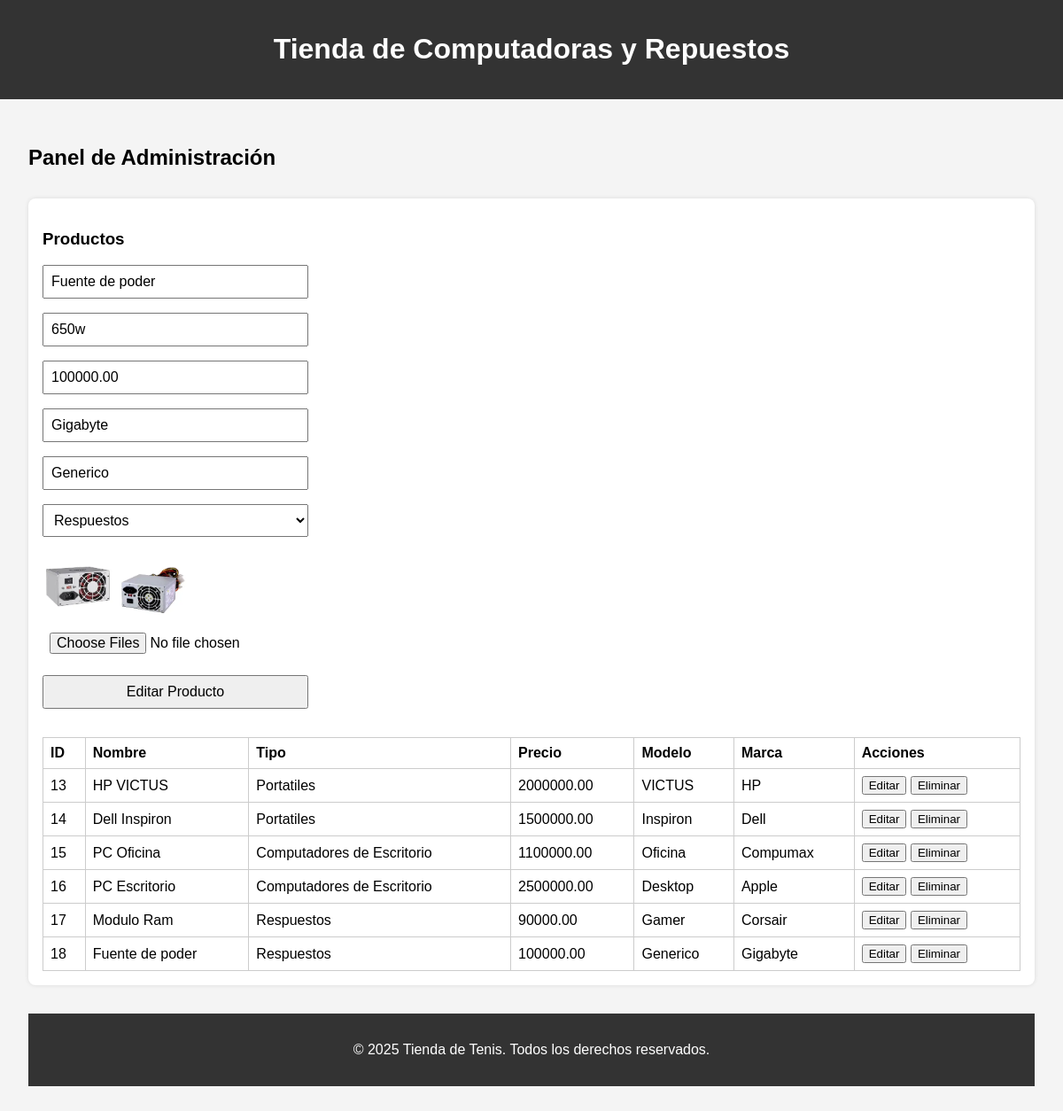
The page /index.php?action=editarProducto&id=18 (signed in) on the database its author committed.
### tables this page shows
CREATE TABLE `productos` (
  `id` int(11) NOT NULL,
  `nombre` varchar(100) NOT NULL,
  `especificaciones` varchar(200) DEFAULT NULL,
  `precio` decimal(10,2) NOT NULL,
  `id_categoria` int(11) DEFAULT NULL,
  `marca` varchar(200) NOT NULL,
  `modelo` varchar(200) NOT NULL,
  `tipo` varchar(50) NOT NULL
);

CREATE TABLE `imagenes` (
  `id` int(11) NOT NULL,
  `id_producto` int(11) DEFAULT NULL,
  `nombre_archivo` varchar(255) DEFAULT NULL
);

CREATE TABLE `categorias` (
  `id` int(11) NOT NULL,
  `nombre` varchar(100) NOT NULL
);

### controlador/controlador.php (called while the page is built, shortened)
<?php
class Controlador
{
    public function consultarProductosxid($id)
    {
        $gestor = new GestorProducto;
        $productosxid = $gestor->consultarProductosxid($id);
        $productos = $gestor->consultarProductos();
        $imagenes = $gestor->consultarImagenesxid($id);
        $categoriasSelect = $gestor->consultarCategorias();
        require_once("vista/html/productos.php");
    }
}

### modelo/gestorProductos.php (called while the page is built, shortened)
<?php
class GestorProducto
{
    public function consultarProductos()
    {
        $conexion = new conexion;
        $conexion->abrir();
        $sql = "SELECT productos.id AS id_producto,
        categorias.nombre AS nombre_categoria,
        productos.nombre,
        productos.especificaciones,
        productos.precio,
        productos.modelo,
        productos.marca
        FROM productos
        JOIN categorias ON productos.id_categoria = categorias.id;";
        $conexion->consulta($sql);
        $result = $conexion->obtenerResultado();
        return $result;
    }
    public function consultarCategorias()
    {
        $conexion = new conexion;
        $conexion->abrir();
        $sql = "SELECT * FROM categorias ";
        $conexion->consulta($sql);
        $result = $conexion->obtenerResultado();
        return $result;
    }
    public function consultarProductosxid($id)
    {
        $conexion = new conexion;
        $conexion->abrir();
        $sql = "SELECT productos.id AS id_producto,
        categorias.nombre AS nombre_categoria,
        categorias.id as id_categoria,
        productos.nombre,
        productos.especificaciones,
        productos.precio,
        productos.modelo,
        productos.marca
        FROM productos
        JOIN categorias ON productos.id_categoria = categorias.id WHERE productos.id='$id'";
        $conexion->consulta($sql);
        $result = $conexion->obtenerResultado();
        return $result;
    }
    public function consultarImagenesxid($id)
    {
        $conexion = new conexion;
        $conexion->abrir();
        $sql = "SELECT * FROM imagenes WHERE id_producto='$id'";
        $conexion->consulta($sql);
        $result = $conexion->obtenerResultado();
        return $result;
    }
}

### modelo/conexion.php (called while the page is built, shortened)
<?php
class Conexion{
    private $mySQLI;
    private $result;
    public function abrir(){
        $this->mySQLI = new mysqli("localhost", "root", "", "tienda_tenis");
    }
    public function consulta($sql){
        $this->result = $this->mySQLI->query($sql);
    }
    public function obtenerResultado(){
        return $this->result;
    }
}

### vista/html/productos.php (the view, shortened to what this page needs)
<!DOCTYPE html>
<html lang="es">
<head>
  <link rel="stylesheet" href="vista/css/style.css">
</head>
<body>
  <header>
    <h1>Tienda de Computadoras y Repuestos</h1>
  </header>
  <?php
  if (isset($_SESSION["rol"]) && $_SESSION["rol"] == "admin") {
    if ($_SESSION["rol"] == "admin") {
      ?>
      <section id="panel-admin">
        <h2>Panel de Administración</h2>
        <div class="admin-section">
          <h3>Productos</h3>
          <?php
          if (isset($productosxid)) {
            $fila3 = $productosxid->fetch_assoc();
            ?>
            <form class="form-admin" action="index.php?action=editarProductoxid" method="post" required
              enctype="multipart/form-data">
              <input type="text" value="<?php echo $fila3["nombre"] ?>" id="nombre" name="nombre" required>
              <input type="text" value="<?php echo $fila3["especificaciones"] ?>" id="especificaciones"
                name="especificaciones" required>
              <input type="number" value="<?php echo $fila3["precio"] ?>" id="precio" name="precio" required>
              <input type="text" value="<?php echo $fila3["marca"] ?>" id="marca" name="marca" required>
              <input type="text" value="<?php echo $fila3["modelo"] ?>" id="modelo" name="modelo" required>
              <select id="categoria" name="categoria" required>
                <?php
                while ($fila2 = $categoriasSelect->fetch_assoc()) {
                  ?>
                  <option <?php if ($fila3["id_categoria"] == $fila2["id"]) {
                    echo "selected";
                  } ?> value="<?php echo $fila2["id"] ?>"><?php echo $fila2["nombre"] ?></option>
                  <?php
                }
                ?>
              </select>
              <div class="galeria-imagenes">
                <?php
                while ($fila4 = $imagenes->fetch_assoc()) {
                  if ($fila4["id_producto"] == $fila3["id_producto"]) {
                    ?>
                    <a href="index.php?action=borrarImagen&id=<?php echo $fila4["id"] ?>" class="imagenEliminar"
                      onclick="return confirm('¿Estás seguro de que quieres eliminar esta imagen?');">
                      <img class="imagenes" src="uploads/<?php echo $fila4["nombre_archivo"] ?>" alt="Imagen del producto">
                    </a>
                    <?php
                  }
                }
                ?>
              </div>
              <input id="cover" class="upload" name="cover[]" type="file" multiple>
              <button type="submit">Editar Producto</button>
            </form>
            <?php
          }
          ?>
          <table>
            <thead>
              <tr>
                <th>ID</th>
                <th>Nombre</th>
                <th>Tipo</th>
                <th>Precio</th>
                <th>Modelo</th>
                <th>Marca</th>
                <th>Acciones</th>
              </tr>
            </thead>
            <tbody>
              <?php
              while ($fila = $productos->fetch_assoc()) {
                ?>
                <tr>
                  <td><?php echo $fila["id_producto"] ?></td>
                  <td><?php echo $fila["nombre"] ?></td>
                  <td><?php echo $fila["nombre_categoria"] ?></td>
                  <td><?php echo $fila["precio"] ?></td>
                  <td><?php echo $fila["modelo"] ?></td>
                  <td><?php echo $fila["marca"] ?></td>
                  <td>
                    <a href="index.php?action=editarProducto&id=<?php echo $fila["id_producto"] ?>"><button
                        type="button">Editar</button></a>
                    <a href="index.php?action=eliminarProducto&id=<?php echo $fila['id_producto']; ?>"
                      onclick="return confirm('¿Estás seguro de que quieres eliminar este producto?');"><button
                        type="button">Eliminar</button></a>
                  </td>
                </tr>
                <?php
              }
              ?>
            </tbody>
          </table>
        </div>
        <?php
    }
  }
  ?>
    <footer>
      <p>&copy; 2025 Tienda de Tenis. Todos los derechos reservados.</p>
    </footer>
</body>
</html>

### vista/css/style.css (style rules this page uses)
body { font-family: Arial, sans-serif; margin: 0; padding: 0; background-color: #f4f4f4; }
header { background-color: #333; color: white; padding: 1rem; text-align: center; }
section { padding: 2rem; }
form { display: flex; flex-direction: column; max-width: 300px; margin-top: 1rem; }
form input, form button, form select { margin-bottom: 1rem; padding: 0.5rem; font-size: 1rem; }
.admin-section { margin-top: 2rem; background: #fff; padding: 1rem; border-radius: 8px; box-shadow: 0 0 5px rgba(0,0,0,0.1); }
.admin-section table { width: 100%; border-collapse: collapse; margin-top: 1rem; }
.admin-section table, th, td { border: 1px solid #ccc; }
.admin-section th, .admin-section td { padding: 0.5rem; text-align: left; }
footer { background-color: #333; color: white; text-align: center; padding: 1rem; margin-top: 2rem; }
.imagenEliminar { position: relative; display: inline-block; }
.imagenes { width: 80px; height: 80px; object-fit: cover; border-radius: 4px; }

### rows shown on the page
productos: nombre "Fuente de poder", especificaciones "650w", precio "100000.00", marca "Gigabyte", modelo "Generico", id "18", id_categoria.nombre "Respuestos"
imagenes: nombre_archivo (picture)
imagenes: nombre_archivo (picture)
productos: id "13", nombre "HP VICTUS", id_categoria.nombre "Portatiles", precio "2000000.00", modelo "VICTUS", marca "HP"
productos: id "14", nombre "Dell Inspiron", id_categoria.nombre "Portatiles", precio "1500000.00", modelo "Inspiron", marca "Dell"
productos: id "15", nombre "PC Oficina", id_categoria.nombre "Computadores de Escritorio", precio "1100000.00", modelo "Oficina", marca "Compumax"
productos: id "16", nombre "PC Escritorio", id_categoria.nombre "Computadores de Escritorio", precio "2500000.00", modelo "Desktop", marca "Apple"
productos: id "17", nombre "Modulo Ram", id_categoria.nombre "Respuestos", precio "90000.00", modelo "Gamer", marca "Corsair"

### other values the page prints
form field categoria "Respuestos"
